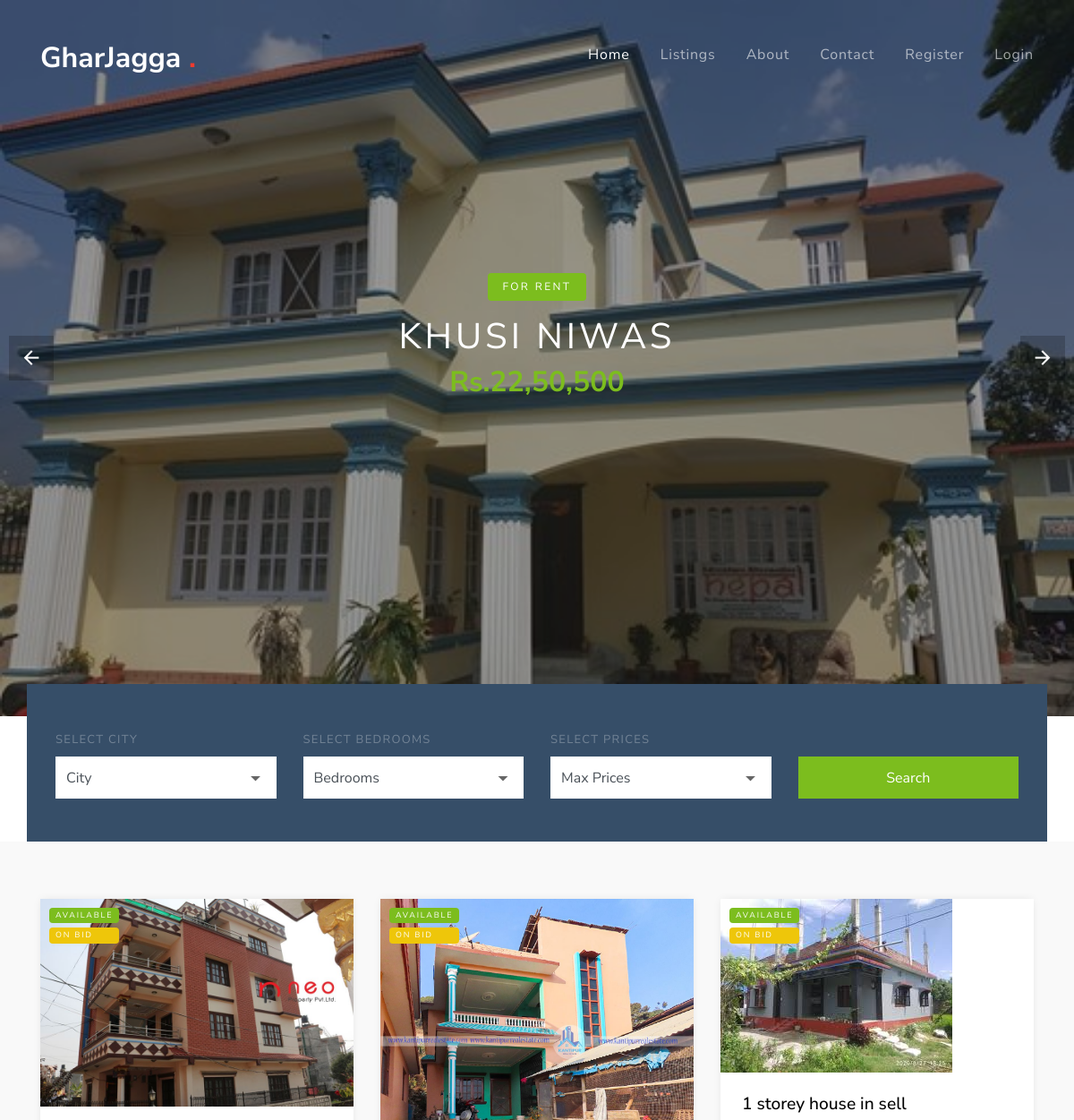
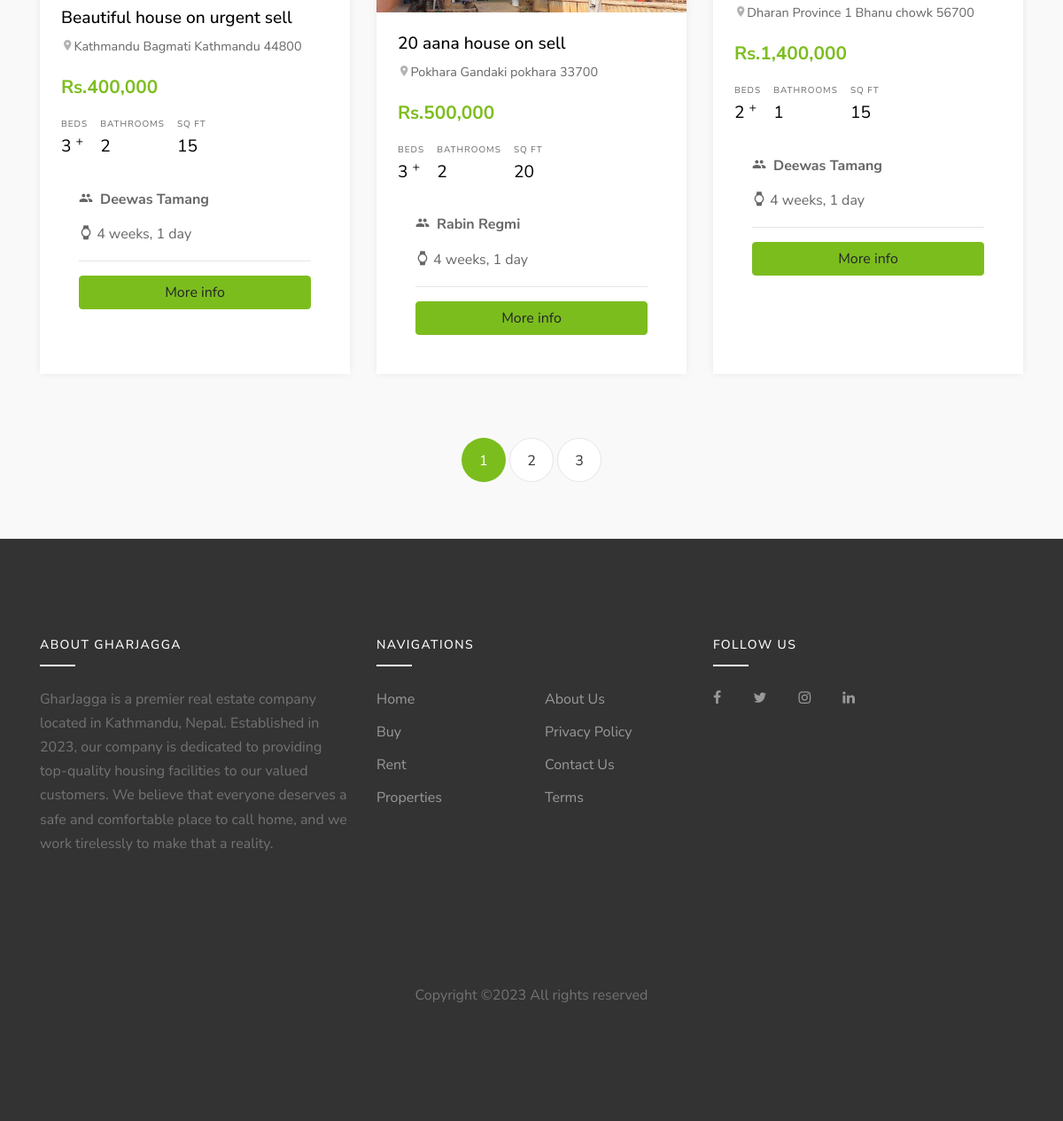
The page / on the database its author committed (2 pictures, top to bottom).
### listings/models.py (models this page shows, shortened)
class Listing(models.Model):
    realtor = models.ForeignKey(Realtor, on_delete=models.CASCADE)
    title = models.CharField(max_length=50)
    address = models.CharField(max_length=20)
    city = models.CharField(max_length=20)
    state = models.CharField(max_length=20)
    zipcode = models.CharField(max_length=10)
    descriptions = models.TextField(blank=True)
    price = models.IntegerField()
    bedrooms = models.IntegerField()
    bathrooms = models.IntegerField()
    garage = models.IntegerField(default=0)
    area = models.IntegerField()
    photo_main = models.ImageField(upload_to='photos/%Y/%m/%d')
    photo1 = models.ImageField(upload_to='photos/%Y/%m/%d')
    photo2 = models.ImageField(upload_to='photos/%Y/%m/%d', blank=True)
    photo3 = models.ImageField(upload_to='photos/%Y/%m/%d', blank=True)
    photo4 = models.ImageField(upload_to='photos/%Y/%m/%d', blank=True)
    photo5 = models.ImageField(upload_to='photos/%Y/%m/%d', blank=True)
    is_published = models.BooleanField(default=True)
    list_date = models.DateTimeField(default=datetime.now, blank=True)
    types = models.CharField(max_length=50)
    build_year = models.DateTimeField(default=datetime.now, blank=True)
    rate = models.CharField(max_length=30, blank=True)
    STAT = (
        ("soldout", "product soldout"),
        ("on bid", "product on bidding"),
        ("available", "product available")
    )
    status = models.CharField(max_length=20, choices=STAT)
    objects = PublishManager()

### realtors/models.py (models this page shows)
class Realtor(models.Model):
    name = models.CharField(max_length=200)
    photo = models.ImageField(upload_to='photos/realtors/%Y/%m/%d')
    description = models.TextField(blank=True)
    phone = models.CharField(max_length=20)
    email = models.CharField(max_length=50)
    is_som = models.BooleanField(default=False, help_text='Is Seller of The Month')
    hire_date = models.DateTimeField(default=datetime.now, blank=True)
    def __str__(self):
        return self.name

### pages/views.py (the view)
# urls.py: path('', views.index, name='listings'),
def index(request):
    listings = Listing.objects.order_by('-list_date').filter(is_published=True)[:8]
    paginator = Paginator(listings, 3)
    page = request.GET.get('page')
    page_listing = paginator.get_page(page)
    context = {
        'listings': page_listing,
        'city_choices': city_choices,
        'bedroom_choices': bedroom_choices,
        'price_choices': price_choices
    }
    return render(request, 'index.html', context)

### templates/index.html (shortened to what this page needs)
{% extends "headfoot.html" %}
{% load humanize %}
{% block content %}
  <div class="site-section site-section-sm pb-0">
      <div class="container">
        <div class="row">
          <form action="{% url 'search' %}" class="form-search col-md-12" style="margin-top: -100px;">
            <div class="row  align-items-end">
              <div class="col-md-3">
                <label for="list-types">Select City</label>
                <div class="select-wrap">
                  <select name="city" id="list-types" class="form-control d-block rounded-0">
                    <option selected="true" disabled="disabled">City</option>
                  </select>
                </div>
              </div>
              <div class="col-md-3">
                <label for="offer-types">Select Bedrooms</label>
                <div class="select-wrap">
                  <select name="bedrooms" id="offer-types" class="form-control d-block rounded-0">
                    <option selected="true" disabled="disabled">Bedrooms</option>
                  </select>
                </div>
              </div>
              <div class="col-md-3">
                <label for="select-city">Select Prices</label>
                <div class="select-wrap">
                  <select name="price" id="select-city" class="form-control d-block rounded-0">
                    <option selected="true" disabled="disabled">Max Prices</option>
                  </select>
                </div>
              </div>
              <div class="col-md-3">
                <input type="submit" class="btn btn-success text-white btn-block rounded-0" value="Search">
              </div>
            </div>
          </form>
        </div>
        </div>
      </div>
<div class="site-section site-section-sm bg-light">
  <div class="container">
    {% if listings %}
      <div class="row mb-5">
         {% for listing in listings %}
          <div class="col-md-6 col-lg-4 mb-4">
            <div class="property-entry h-100">
              <a href="{% url 'listing' listing.id %}" class="property-thumbnail">
                <div class="offer-type-wrap">
                  {% if listing.status == 'available' %}
                    <span class="offer-type bg-success">{{ listing.status }}</span>
                      <span class="offer-type bg-warning">on bid</span>
                    {% else %}
                      <span class="offer-type bg-danger">{{ listing.status }}</span>
                  {% endif %}
                </div>
                <img src="{{ listing.photo_main.url }}" alt="Image" class="img-fluid">
              </a>
              <div class="p-4 property-body">
                <h2 class="property-title"><a href="{% url 'listing' listing.id %}">{{ listing.title }}</a></h2>
                <span class="property-location d-block mb-3"><span class="property-icon icon-room"></span>{{ listing.city }} {{listing.state }} {{listing.address}} {{listing.zipcode}}</span>
                <strong class="property-price text-primary mb-3 d-block text-success">Rs.{{ listing.price |intcomma }}</strong>
                <ul class="property-specs-wrap mb-3 mb-lg-0">
                  <li>
                    <span class="property-specs">Beds</span>
                    <span class="property-specs-number">{{listing.bedrooms}} <sup>+</sup></span>
                  </li>
                  <li>
                    <span class="property-specs">Bathrooms</span>
                    <span class="property-specs-number">{{listing.bathrooms}}</span>
                  </li>
                  <li>
                    <span class="property-specs">SQ FT</span>
                    <span class="property-specs-number">{{ listing.area }}</span>
                  </li>
                </ul>
                  <div class="card-body">
                      <p class="card-title " style="font-weight:bold;"><span class="property-icon icon-people">   </span> {{listing.realtor}}
                      </p>
                           <p><span class="property-icon icon-watch"></span>
                          {{ listing.list_date | timesince}}
                          </p>
                        <hr>
                            <a href="{% url 'listing' listing.id %}" class="btn btn-success btn-block ">   More info   </a>
                          </div>
              </div>
            </div>
          </div>{% endfor %}
        </div>
        {% else %}
            <div>
              <h3>Not any list</h3>
            </div>
    {% endif %}
        <div class="row">
          <div class="col-md-12 text-center">
            <div class="site-pagination">
              {% for i in listings.paginator.page_range %}
            <a href="?page={{i}}" class="{% if listings.number == i %}active
            {% endif %}"> {{i}}</a>
            {% endfor %}
            </div>
          </div>
        </div>
      </div>
    </div>
{% endblock content %}

### templates/headfoot.html (shortened to what this page needs)
{% load static %}
<!DOCTYPE html>
<html lang="en">
  <head>
    <link rel="stylesheet" href="{% static "fonts/icomoon/style.css" %}">
    <link rel="stylesheet" href="{% static "css/bootstrap.min.css" %}">
    <link rel="stylesheet" href="{% static "css/magnific-popup.css" %}">
    <link rel="stylesheet" href="{% static "css/jquery-ui.css" %}">
    <link rel="stylesheet" href="{% static "css/owl.carousel.min.css" %}">
    <link rel="stylesheet" href="{% static "css/owl.theme.default.min.css" %}">
    <link rel="stylesheet" href="{% static "css/bootstrap-datepicker.css" %}">
    <link rel="stylesheet" href="{% static "css/mediaelementplayer.css" %}">
    <link rel="stylesheet" href="{% static "css/animate.css" %}">
    <link rel="stylesheet" href="{% static "fonts/flaticon/font/flaticon.css" %}">
    <link rel="stylesheet" href="{% static "css/fl-bigmug-line.css" %}">
    <link rel="stylesheet" href="{% static "css/aos.css" %}">
    <link rel="stylesheet" href="{% static "css/style.css" %}">
  </head>
  <body>
  <div class="site-wrap">
    <div class="site-navbar mt-4">
        <div class="container py-1">
          <div class="row align-items-center">
            <div class="col-8 col-md-8 col-lg-4">
              <h1 class="mb-0"><a href="{% url 'index' %}" class="text-white h2 mb-0"><strong>{% block brandname %}
                  GharJagga
              {% endblock brandname %}<span class="text-danger">.</span></strong></a></h1>
            </div>
            <div class="col-4 col-md-4 col-lg-8">
              <nav class="site-navigation text-right text-md-right" role="navigation">
                <ul class="site-menu js-clone-nav d-none d-lg-block">
                  <li class="{% if request.path == '/' %}
                  active{% endif %}">
                    <a href="{% url 'index' %}">Home</a>
                  </li>
                  <li><a href="{% url 'listings' %}">Listings</a></li>
                  <li class=""><a href="{% url 'about' %}">About</a></li>
                  <li class=""><a href="{% url 'contact' %}">Contact</a></li>
                    {% if user.is_authenticated %}
                      <li class="nav-item">
                        <a href="javascript:{document.getElementById('logout').submit()}">Logout</a>
                      </li>
                      <li class="{% if request.path == '/dashboard/' %}
                  active{% endif %}">
                    <a href={% url 'dashboard' %}>Dashboard</a>
                  </li>
                      <form action="{% url 'logout' %}" method="POST" id="logout">{% csrf_token %}
                      <input type="hidden">
                    </form>
                  {% else %}
                  <li class="">
                    <a href="{% url 'register' %}">Register</a>
                  </li>
                  <li class="">
                    <a href={% url 'login' %}>Login</a>
                  </li>
                  {% endif %}
                </ul>
              </nav>
            </div>
          </div>
        </div>
      </div>
    </div>
    {% block slider %}
    <div class="slide-one-item home-slider owl-carousel">
      <div class="site-blocks-cover overlay" style='background-image: url({% static "images/hero_bg_1.jpg" %});' data-aos="fade" data-stellar-background-ratio="0.5">
        <div class="container">
          <div class="row align-items-center justify-content-center text-center">
            <div class="col-md-10">
              <span class="d-inline-block bg-success text-white px-3 mb-3 property-offer-type rounded">For Rent</span>
              <h1 class="mb-2">Khusi Niwas</h1>
              <p class="mb-5"><strong class="h2 text-success font-weight-bold">Rs.22,50,500</strong></p>
            </div>
          </div>
        </div>
      </div>
    </div>
{% endblock slider %}
{% block content %}
{% endblock content %}
    <footer class="site-footer">
      <div class="container">
        <div class="row">
          <div class="col-lg-4">
            <div class="mb-5">
              <h3 class="footer-heading mb-4">About GharJagga</h3>
              <p>GharJagga is a premier real estate company located in Kathmandu, Nepal. Established in 2023, our company is dedicated to providing top-quality housing facilities to our valued customers. We believe that everyone deserves a safe and comfortable place to call home, and we work tirelessly to make that a reality.</p>
            </div>
          </div>
          <div class="col-lg-4 mb-5 mb-lg-0">
            <div class="row mb-5">
              <div class="col-md-12">
                <h3 class="footer-heading mb-4">Navigations</h3>
              </div>
              <div class="col-md-6 col-lg-6">
                <ul class="list-unstyled">
                  <li><a href="#">Home</a></li>
                  <li><a href="#">Buy</a></li>
                  <li><a href="#">Rent</a></li>
                  <li><a href="#">Properties</a></li>
                </ul>
              </div>
              <div class="col-md-6 col-lg-6">
                <ul class="list-unstyled">
                  <li><a href="#">About Us</a></li>
                  <li><a href="#">Privacy Policy</a></li>
                  <li><a href="#">Contact Us</a></li>
                  <li><a href="#">Terms</a></li>
                </ul>
              </div>
            </div>
          </div>
          <div class="col-lg-4 mb-5 mb-lg-0">
            <h3 class="footer-heading mb-4">Follow Us</h3>
                <div>
                  <a href="#" class="pl-0 pr-3"><span class="icon-facebook"></span></a>
                  <a href="#" class="pl-3 pr-3"><span class="icon-twitter"></span></a>
                  <a href="#" class="pl-3 pr-3"><span class="icon-instagram"></span></a>
                  <a href="#" class="pl-3 pr-3"><span class="icon-linkedin"></span></a>
                </div>
          </div>
        </div>
        <div class="row pt-5 mt-5 text-center">
          <div class="col-md-12">
            <p>
            Copyright &copy;<script>document.write(new Date().getFullYear());</script> All rights reserved
            </p>
          </div>
        </div>
      </div>
    </footer>
  </body>
</html>

### rows shown on the page
Listing: status "AVAILABLE", photo_main (picture), title "Beautiful house on urgent sell", city "Kathmandu", state "Bagmati", address "Kathmandu", zipcode "44800", price "400,000", bedrooms "3", bathrooms "2", area "15", realtor "Deewas Tamang", list_date "4 weeks, 1 day"
Listing: status "AVAILABLE", photo_main (picture), title "20 aana house on sell", city "Pokhara", state "Gandaki", address "pokhara", zipcode "33700", price "500,000", bedrooms "3", bathrooms "2", area "20", realtor "Rabin Regmi", list_date "4 weeks, 1 day"
Listing: status "AVAILABLE", photo_main (picture), title "1 storey house in sell", city "Dharan", state "Province 1", address "Bhanu chowk", zipcode "56700", price "1,400,000", bedrooms "2", bathrooms "1", area "15", realtor "Deewas Tamang", list_date "4 weeks, 1 day"

### other values the page prints
{{ i }} "1" "2" "3"
